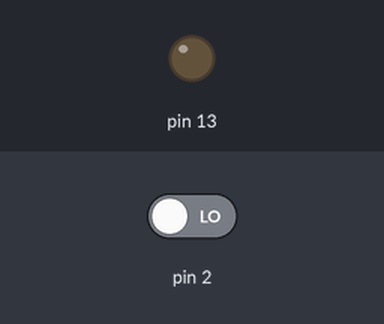
The sketch below on a simulated Arduino Uno, built with avr-gcc and run on an emulated ATmega328P. On the bench: output pins drawn as LEDs (lit = HIGH). The test bench sets the inputs (shaded band); at power-on: pin 2 LOW.

Above: at 1.2 s.
1.3 s: pin 2 driven HIGH
At 2.5 s:
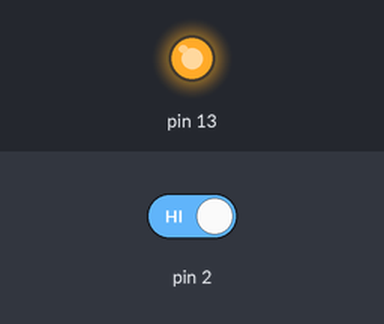
2.8 s: pin 2 driven LOW
At 3.6 s:
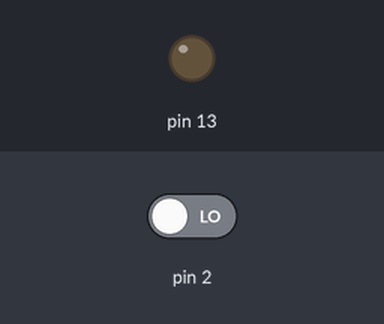
Timing chart, 0 to 5.8 s (numbered marks = the images above; inputs shaded):
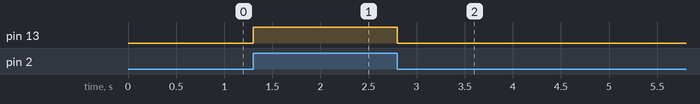

The sketch:

Push_Button_Control.ino
```cpp
void setup()
{
  pinMode(2, INPUT);
  pinMode(13, OUTPUT);
}

void loop()
{
  int state = digitalRead(2);
  if (state == HIGH)
  {
    digitalWrite(13, HIGH);
  }
  else
  {
    digitalWrite(13, LOW);
  }
}
```

Measured:
- after the input at 1.3 s, pin 13: LOW → HIGH at once
- after the input at 2.8 s, pin 13: HIGH → LOW at once
